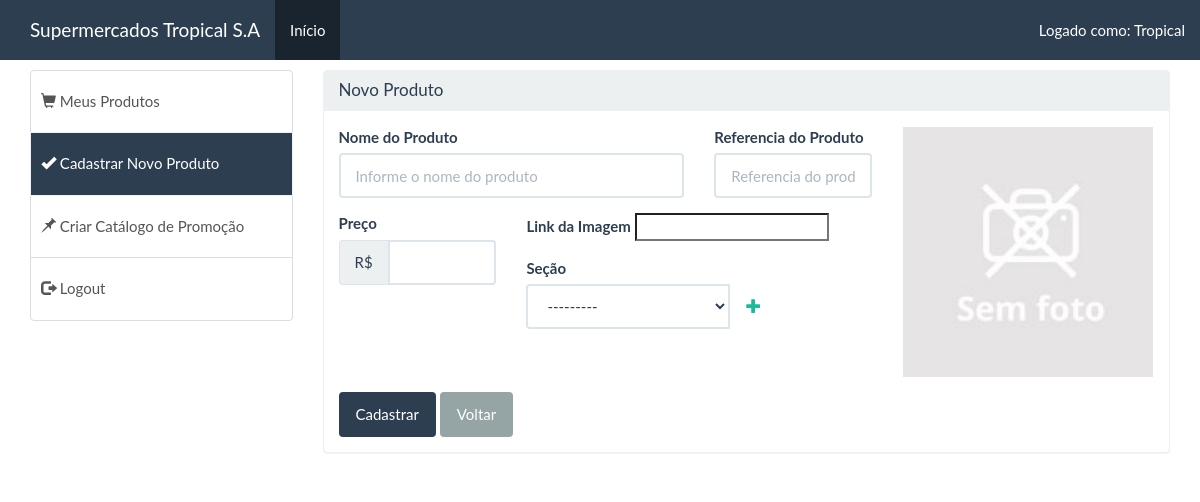
The app's page /produtos/cadastrar_produto/ (signed in) with its own data.
### acesso/models.py (models this page shows, shortened)
class Estabelecimento(AbstractBaseUser,PermissionsMixin):
    username = models.CharField('Login',
        max_length= 30,unique=True,validators=[
            validators.RegexValidator(
                re.compile('^[\w.@+_-]+$'),
                'Informe um nome de usuário válido. '
                'Este valor deve conter apenas letras, numeros'
                'e os caracteres: @/./+/-/_. ',
                'Inválido'
            )
        ],help_text="Um nome curto que será usado para acessar a plataforma."
    )
    nome_estabelecimento = models.CharField('Nome do Estabelecimento',max_length=100, unique=True)
    email = models.EmailField(unique=True)
    cep = models.CharField('CEP',blank=True,max_length=20)
    logradouro = models.CharField('Logradouro',max_length=150)
    complemento = models.CharField('Complemento',max_length=100)
    municipio = models.CharField('Municipio',max_length=100)
    bairro = models.CharField('Bairro',max_length=100,blank=True)
    estado = models.CharField('UF',max_length=100)
    telefone_principal = models.CharField('Telefone Principal',max_length=15)
    is_active = models.BooleanField(default=True)
    is_staff = models.BooleanField(default=False)
    date_joined = models.DateTimeField('Cadastrado em ',auto_now_add=True)
    foto_perfil = models.ImageField('Perfil',upload_to='estabelecimentos',null=True,blank=True)
    USERNAME_FIELD = 'username'
    REQUIRED_FIELDS = ['email']
    objects = UserManager()
    class Meta:
        verbose_name = 'Estabelecimento'
        verbose_name_plural = 'Estabelecimentos'

### produto/views.py (the view, shortened to what this page needs)
# urls.py: url(r'^produtos/cadastrar_produto/$',CadastroProdutoView.as_view(),name='cadastrar_produto'),
class CadastroProdutoView(LoginRequiredMixin,CreateView):
    form_class = ProdutoModelForm
    template_name = 'produto/formulario_produtoCCBV.html'
    success_url = reverse_lazy('home:inicio')
    def get_initial(self):
        self.request.session['url_redirect'] = 'produto:cadastrar_produto'
        self.request.session['kwargs'] = None
        return super(CadastroProdutoView, self).get_initial()
    def get_context_data(self, **kwargs):
        contexto = super(CadastroProdutoView, self).get_context_data(**kwargs)
        contexto['inicio'] = 'active'
        contexto['cadastrar_produto'] = 'active'
        return contexto

### produto/forms.py
class ProdutoModelForm(forms.ModelForm):
    class Meta:
        model = EstabelecimentoProduto
        fields = ['nome_produto', 'ref', 'preco_normal', 'imagem', 'is_active', 'secao']
        widgets = {
            'preco_normal' : forms.TextInput(),
        }

### utils/models.py (called while the page is built)
    def __str__(self):
        return self.nome

### utils/templatetags/validations.py (called while the page is built)
@register.inclusion_tag('includes/validations.html')
def validations(errors):
    context = {
        'errors':errors
    }
    return context

### produto/templates/produto/formulario_produtoCCBV.html (shortened to what this page needs)
{% extends 'home/home_autenticado.html' %}
{% load static %}
{% load widget_tweaks %}
{% load validations %}
{% block content-menu %}
    <div class="panel panel-default">
        <div class="panel-heading">
            {% if produto %}
                <h4 class="panel-title">Editar Produto</h4>
            {% else %}
                <h4 class="panel-title">Novo Produto</h4>
            {% endif %}
        </div>
        <div class="panel-body">
            <form method="post" enctype="multipart/form-data">
                <div class="row">
                    <div class="col-md-12">
                    </div>
                </div>
                <div class="row">
                    <div class="col-md-8">
                        <div class="row">
                            <div class="col-md-8 form-group">
                                <label for="{{ form.nome_produto.id_for_label }}">Nome do Produto</label>
                                {% render_field form.nome_produto class="form-control" type="text" placeholder="Informe o nome do produto" %}
                            </div>
                            <div class="col-md-4 form-group">
                                <label for="{{ form.ref.id_for_label }}">Referencia do Produto</label>
                                {% render_field form.ref|add_class:"form-control"|attr:"placeholder:Referencia do produto" %}
                            </div>
                        </div>
                        <div class="row">
                            <div class="col-md-4 form-group">
                                <label for="{{ form.preco_normal.id_for_label }}">Preço</label>
                                <div class="input-group">
                                    <div class="input-group-addon">R$</div>
                                    {% render_field form.preco_normal|add_class:"form-control" %}
                                </div>
                            </div>
                            <div class="col-md-8 form-group">
                                <label for="{{ form.imagem.id_for_label }}">Link da Imagem</label>
                                {% render_field form.imagem type="url" %}
                            </div>
                            <div class="col-md-6 form-group">
                                <label for="{{ form.secao.id_for_label }}">Seção</label>
                                <div class="input-group">
                                    {% render_field form.secao class="form-control" %}
                                    <span class="input-group-btn">
                                            <a href="{% url 'utils:categoria' %}" class="btn btn-link"
                                               title="Nova Categoria" id="novaCategoria">
                                                <span class="glyphicon glyphicon-plus text-success"></span>
                                            </a>
                                        </span>
                                </div>
                            </div>
                        </div>
                    </div>
                    <div class="col-md-4 form-group text-center">
                        {% if produto.imagem %}
                            <img src="{{ produto.imagem.url }}" width="250" height="250" id="fotoProduto" alt="img do produto">
                        {% else %}
                            <img src="{% static 'img/sem_imagem.jpg' %}" width="250" height="250" id="fotoProduto" alt="img do produto">
                        {% endif %}
                    </div>
                </div>
                <div class="row">
                    <div class="col-md-12">
                        {% if produto %}
                            <button type="submit" id="btnSalvar" class="btn btn-primary">Atualizar</button>
                        {% else %}
                            <button type="submit" id="btnSalvar" class="btn btn-primary">Cadastrar</button>
                        {% endif %}
                        <a href="{% url 'home:inicio' %}" class="btn btn-default">Voltar</a>
                    </div>
                </div>
            </form>
        </div>
    </div>
{% endblock %}

### utils/templates/includes/navbar.html
    <nav class="navbar navbar-default navbar-fixed-top">
        <div class="container">
            <div class="navbar-header">
                <a class="navbar-brand" href="{% url 'acesso:minha_conta' %}">{{ request.user.nome_estabelecimento }}</a>
            </div>
            <ul class="nav navbar-nav">
                <li class="{{ inicio }}">
                    <a href="{% url 'home:inicio' %}">Início</a>
                </li>
            </ul>
            <div class="collapse navbar-collapse">
                <p class="navbar-text navbar-right">
                    Logado como:
                    <a href="{% url 'acesso:minha_conta' %}" class=" text-capitalize navbar-link">{{ request.user.username }}</a>
                </p>
            </div>
        </div>
    </nav>

### utils/static/css/mystyle.css (style rules this page uses)
body { padding-top: 70px; padding-bottom: 70px; }

### records on screen
Estabelecimento: user.nome_estabelecimento "Supermercados Tropical S.A", user.username "Tropical"
